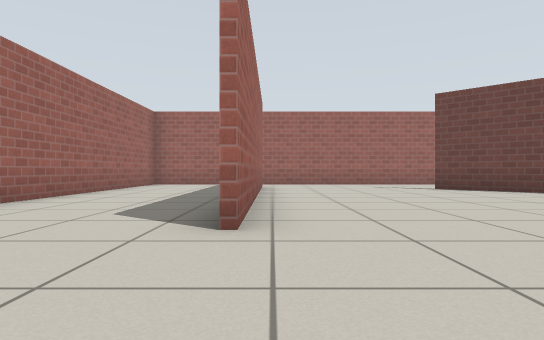
View 1 (above)

16 first-person views from a walk through a world built for the Gazebo simulator. The camera is 0.5 m above the floor, looks level and sees 75° across. The floor is counted in squares, 1 m on a side. Each view is taken from the middle of a square. On the plan, view 1 faces up. The plan holds only what a view shows up to about 9 squares ahead; the rest is blank. Gazebo's built-in surfaces are drawn with simple patterns.

View 2
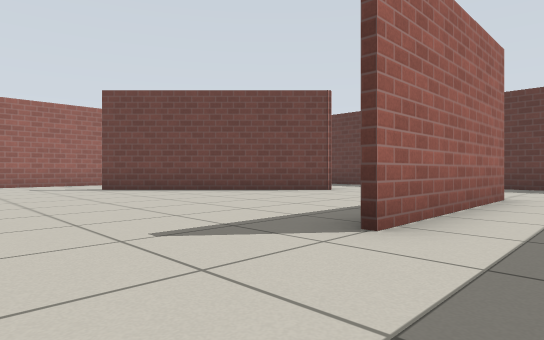

View 3
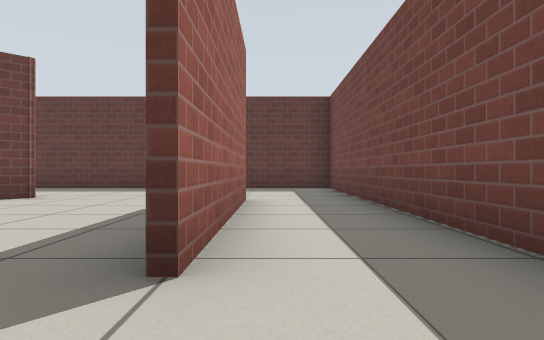

View 4
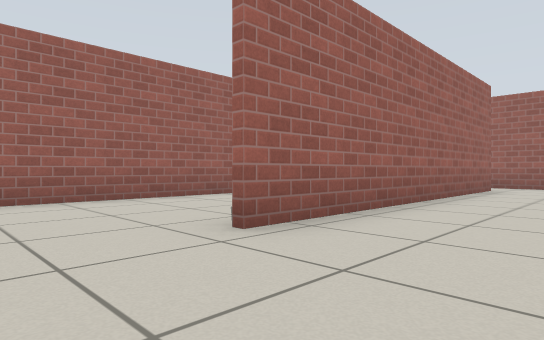

View 5
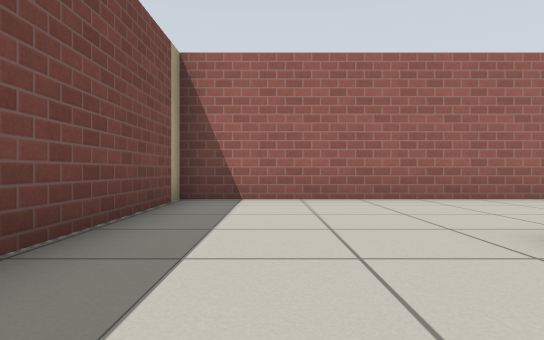

View 6
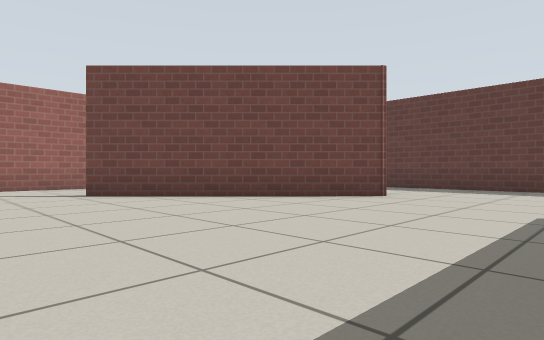

View 7
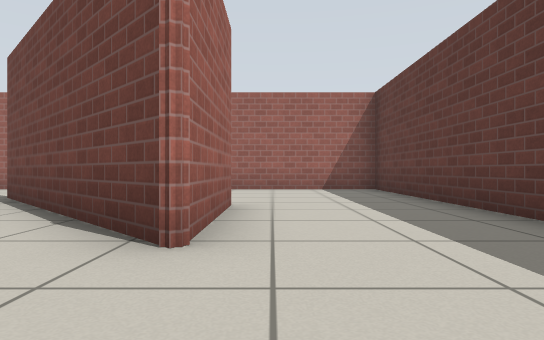

View 8
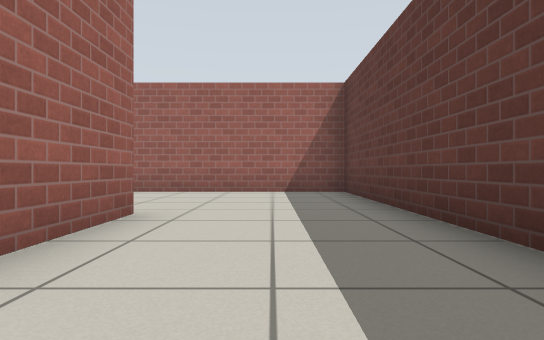

View 9
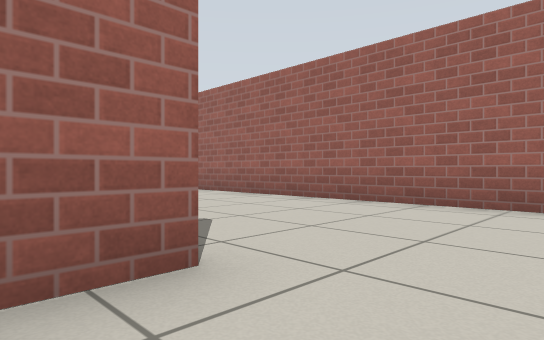

View 10
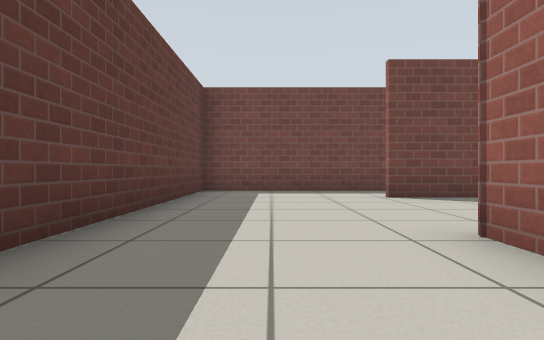

View 11
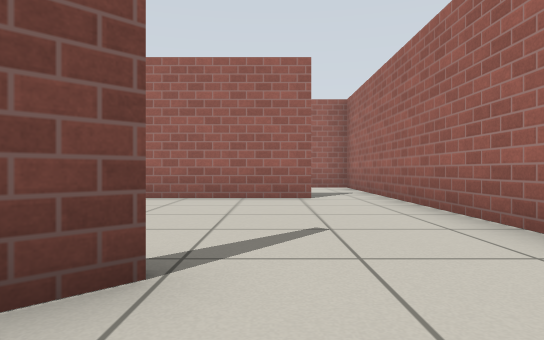

View 12
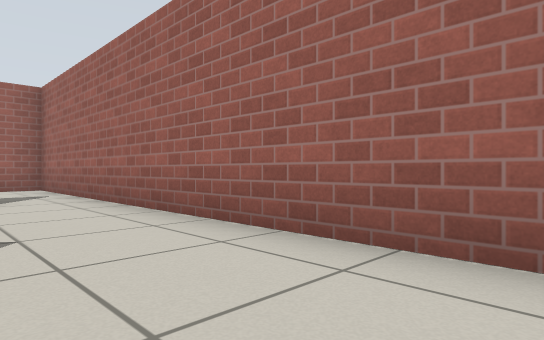

View 13
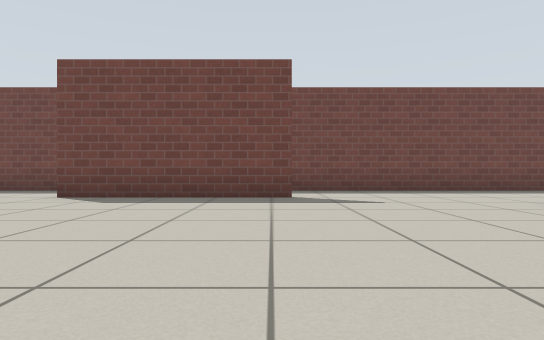

View 14
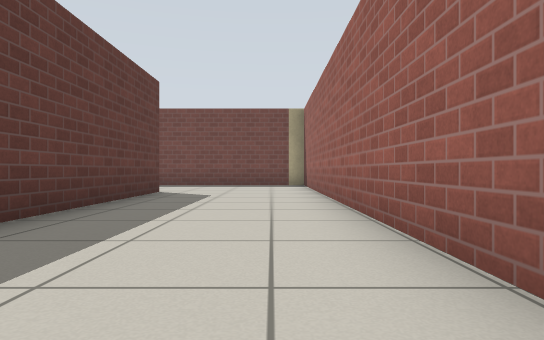

View 15
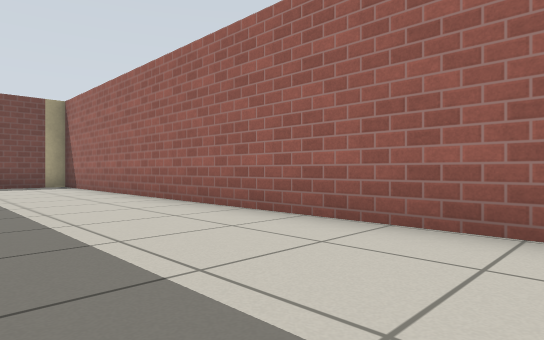

View 16
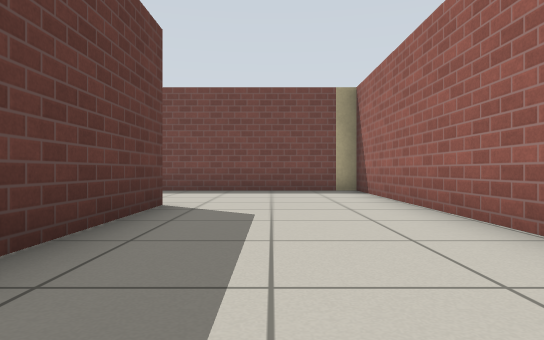

### Floor plan
Points are (right, up) in squares from view 1. A wall is a line through its corners. A room is listed if a view was taken in it or the views show most of it. See-through windows are left out.
Room 1 (views 1, 2, 3, 4, 5, 6, 7, 8, 9, 10, 11, 12, 13, 14, 15, 16)
walls: (3.6, 1.6) (8, 1.6); (4.3, 9.5) (4.8, 9); (-0.4, 2.9) (-0.4, 7.7); (7.9, 1.4) (3.6, 1.4); (8.4, 8.1) (8.4, 5.2) (4.2, 9.4); (-0.3, 10.7) (-0.3, 2.9); (11.7, -0.6) (11.7, 12.1) (-4, 12.1) (-4, -0.6) (11.7, -0.6)

Positions as (right, up) in squares from view 1, and headings:
1: (0, 0), facing up
2: (1, 0), facing up-right
3: (2, 1), facing right
4: (2, 1), facing up-left
5: (2, 1), facing left
6: (2, 2), facing up-right
7: (9, 3), facing up
8: (10, 4), facing up
9: (10, 7), facing up-left
10: (10, 8), facing down
11: (6, 10), facing left
12: (6, 10), facing up-left
13: (4, 8), facing down
14: (-3, 11), facing down
15: (-1, 11), facing down-left
16: (-2, 8), facing down
